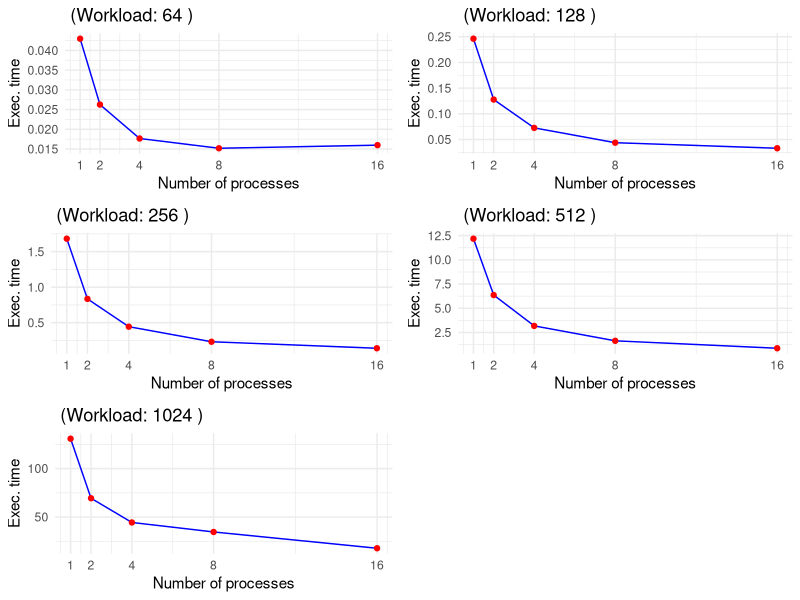

This figure's R source:

library(ggplot2)


data <- data.frame(
  Processes = c(1, 2, 4, 8, 16, 1, 2, 4, 8, 16, 1, 2, 4, 8, 16, 1, 2, 4, 8, 16, 1, 2, 4, 8, 16),
  Workload = c(64, 64, 64, 64, 64, 128, 128, 128, 128, 128, 256, 256, 256, 256, 256, 512, 512, 512, 512, 512, 1024, 1024, 1024, 1024, 1024),
  Time = c(0.0429696, 0.0262603, 0.0176643, 0.0151921, 0.0159796, 
           0.246276, 0.127763, 0.0726001, 0.043761, 0.0329458, 
           1.68201, 0.834925, 0.443614, 0.231714, 0.140266, 
           12.1831, 6.36429, 3.18082, 1.64105, 0.873808, 
           130.813, 69.3894, 44.4021, 34.6044, 17.8132)
)

workloads <- unique(data$Workload)
plots <- list()

for (workload in workloads) {
  workload_data <- subset(data, Workload == workload)
  
  plot <- ggplot(workload_data, aes(x = Processes, y = Time)) +
    geom_line(color = "blue") +
    geom_point(color = "red") +
    scale_x_continuous(breaks = unique(workload_data$Processes)) +
    labs(
      title = paste(" (Workload:", workload, ")"),
      x = "Number of processes",
      y = "Exec. time"
    ) +
    theme_minimal()
  
  plots[[as.character(workload)]] <- plot
}

library(gridExtra)
do.call(grid.arrange, c(plots, ncol = 2))
